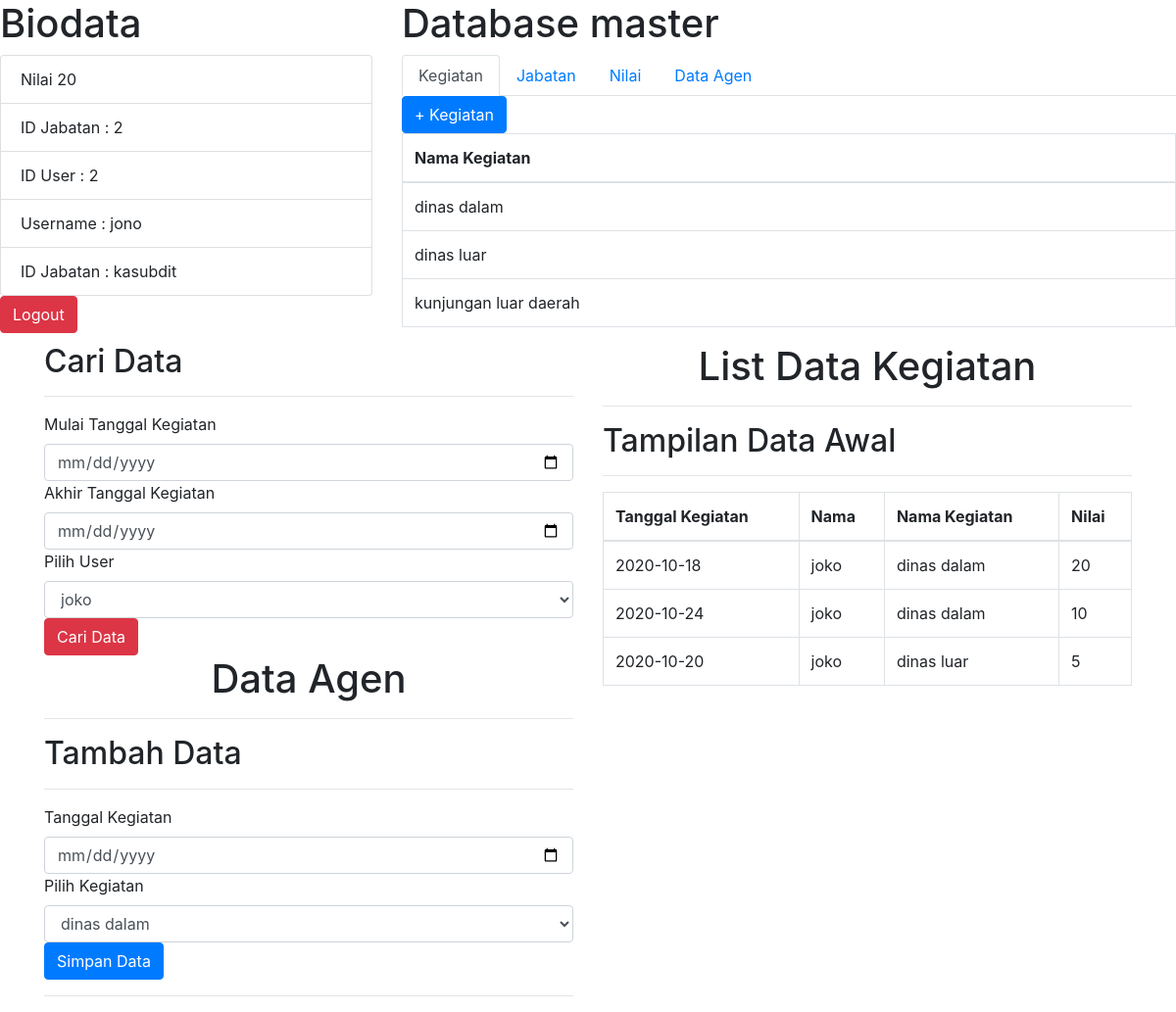
Screenshot of /data.php (signed in) with the database file from the repository.
### tables this page shows
CREATE TABLE `nilai` (
  `id_nilai` int(3) NOT NULL,
  `id_kegiatan` int(3) NOT NULL,
  `id_jabatan` int(3) NOT NULL,
  `point` varchar(255) NOT NULL
);

CREATE TABLE `user` (
  `id_user` int(3) NOT NULL,
  `username` varchar(255) DEFAULT NULL,
  `password` varchar(255) DEFAULT NULL,
  `id_jabatan` int(3) DEFAULT NULL
);

CREATE TABLE `jabatan` (
  `id_jabatan` int(3) NOT NULL,
  `nama_jabatan` varchar(255) DEFAULT NULL
);

CREATE TABLE `kegiatan` (
  `id_kegiatan` int(3) NOT NULL,
  `nama_kegiatan` varchar(255) DEFAULT NULL
);

CREATE TABLE `agen` (
  `id_agen` int(3) NOT NULL,
  `tgl_kegiatan` date DEFAULT NULL,
  `id_user` int(3) NOT NULL,
  `id_kegiatan` int(3) NOT NULL,
  `nilai` varchar(255) DEFAULT NULL
);

### data.php (the view, shortened to what this page needs)
<?php include 'db.php'; ?>
<!DOCTYPE html>
<html lang="en">
<head>
    <link rel="stylesheet" href="https://cdn.jsdelivr.net/npm/bootstrap@4.5.3/dist/css/bootstrap.min.css">
</head>
<body>
<div class="row">
    <div class="col-md-4">
        <h1>Biodata</h1>
        <ul class="list-group">
            <?php
                $id = $_SESSION['id_user'];
                $query_user = mysqli_query($conn,"SELECT * FROM user INNER JOIN jabatan ON jabatan.id_jabatan  = user.id_jabatan WHERE id_user = '$id' ");
                $data_user = mysqli_fetch_array($query_user);
            ?>
            <li class="list-group-item">Nilai
                <?php
                $idjabatan = $_SESSION['id_jabatan'];
                $query_nilai = mysqli_query($conn,"SELECT * FROM nilai");
                while($result_nilai = mysqli_fetch_array($query_nilai)){
                    if($result_nilai['id_kegiatan'] == 2 ){
                        if($result_nilai['id_jabatan'] == $idjabatan){
                            echo $result_nilai['point'];
                        }
                    }
                }
                ?>
            </li>
            <li class="list-group-item">ID Jabatan : <?php echo $data_user['id_jabatan'] ?></li>
            <li class="list-group-item">ID User : <?php echo $data_user['id_user'] ?></li>
            <li class="list-group-item">Username : <?php echo $data_user['username']?></li>
            <li class="list-group-item">ID Jabatan : <?php echo $data_user['nama_jabatan'] ?></li>
        </ul>
        <a href="logout.php" class="btn btn-danger">Logout</a>
    </div>
    <div class="col-md-8">
    <h1>Database master</h1>
    <ul class="nav nav-tabs" id="myTab" role="tablist">
  <li class="nav-item" role="presentation">
    <a class="nav-link active" id="home-tab" data-toggle="tab" href="#home" role="tab" aria-controls="home" aria-selected="true">Kegiatan</a>
  </li>
  <li class="nav-item" role="presentation">
    <a class="nav-link" id="profile-tab" data-toggle="tab" href="#profile" role="tab" aria-controls="profile" aria-selected="false">Jabatan</a>
  </li>
  <li class="nav-item" role="presentation">
    <a class="nav-link" id="contact-tab" data-toggle="tab" href="#contact" role="tab" aria-controls="contact" aria-selected="false">Nilai</a>
  </li>
  <li class="nav-item" role="presentation">
    <a class="nav-link" id="contact-tab" data-toggle="tab" href="#data" role="tab" aria-controls="contact" aria-selected="false">Data Agen</a>
  </li>
</ul>
<div class="tab-content" id="myTabContent">
  <div class="tab-pane fade show active" id="home" role="tabpanel" aria-labelledby="home-tab">
    <button type="button" class="btn btn-primary" data-toggle="modal" data-target="#kegiatan">
    + Kegiatan
    </button>
    <table class="table table-bordered">
        <thead>
            <tr>
                <th>Nama Kegiatan</th>
            </tr>
        </thead>
        <tbody>
            <?php
                $query = mysqli_query($conn,"SELECT * FROM kegiatan");
                while($row = mysqli_fetch_array($query))
                {
                    $data_kegiatan = $row['nama_kegiatan'];
            ?>
            <tr>
                <td><?php echo $data_kegiatan ?></td>
            </tr>
            <?php
                }
            ?>
        </tbody>
    </table>
  </div>
</div>
    </div>
</div>
<div class="container">
<div class="row">
    <div class="col-md-6">
    <h2>Cari Data</h2>
        <hr>
        <form method="post">
            <label for="">Mulai Tanggal Kegiatan</label>
            <input type="date" name="tgl_kegiatan" class="form-control" >
            <label for="">Akhir Tanggal Kegiatan</label>
            <input type="date" name="tgl_kegiatan" class="form-control" >
            <label for="">Pilih User</label>
            <select name="id_user" class="form-control">
                <?php
                $query = mysqli_query($conn,"SELECT * FROM user");
                while($row = mysqli_fetch_array($query))
                {
                    $id_user = $row['id_user'];
                    $username = $row['username'];
                ?>
                <option value="<?php echo $id_user ?>"><?php echo $username ?></option>
                <?php } ?>
            </select>
            <button type="submit" name="cari" class="btn btn-danger">Cari Data</button>
        </form>
        <h1 class="text-center">Data Agen</h1>
        <hr>
        <h2>Tambah Data</h2>
        <hr>
        <form method="post">
            <label for="">Tanggal Kegiatan</label>
            <input type="date" name="tgl_kegiatan" class="form-control" >
            <label for="">Pilih Kegiatan</label>
            <select name="id_kegiatan" class="form-control">
                <?php
                $query = mysqli_query($conn,"SELECT * FROM kegiatan");
                while($row = mysqli_fetch_array($query))
                {
                    $id_kegiatan = $row['id_kegiatan'];
                    $data_kegiatan = $row['nama_kegiatan'];
                ?>
                <option value="<?php echo $id_kegiatan ?>"><?php echo $data_kegiatan ?></option>
                <?php } ?>
            </select>
            <button type="submit" name="agen" class="btn btn-primary">Simpan Data</button>
        </form>
        <hr>
        </div>
        <div class="col-md-6">
        <h1 class="text-center">List Data Kegiatan</h1>
        <hr>
        <?php if(isset($_POST['cari'])){ ?>
            <h2>Tampilan Setelah Cari Data</h2>
        <hr>
            <table class="table table-bordered">
                <thead>
                    <tr>
                        <th>Tanggal Kegiatan</th>
                        <th>Nama</th>
                        <th>Nama Kegiatan</th>
                        <th>Nilai</th>
                    </tr>
                </thead>
                <tbody>
                    <?php
                        $query = mysqli_query($conn,"SELECT * FROM agen INNER JOIN kegiatan on kegiatan.id_kegiatan = agen.id_kegiatan INNER JOIN user on user.id_user = agen.id_user ");
                        while($row = mysqli_fetch_array($query))
                        {
                            $data_tgl = $row['tgl_kegiatan'];
                            $data_kegiatan = $row['nama_kegiatan'];
                            $data_nilai = $row['nilai'];
                            $nama = $row['username'];
                    ?>
                    <tr>
                        <td><?php echo $data_tgl ?></td>
                        <td><?php echo $nama ?></td>
                        <td><?php echo $data_kegiatan ?></td>
                        <td><?php echo $data_nilai ?></td>
                    </tr>
                    <?php
                        }
                    ?>
                </tbody>
            </table>
            <?php }else{ ?>
                <h2>Tampilan Data Awal</h2>
        <hr>
                <table class="table table-bordered">
                <thead>
                    <tr>
                        <th>Tanggal Kegiatan</th>
                        <th>Nama</th>
                        <th>Nama Kegiatan</th>
                        <th>Nilai</th>
                    </tr>
                </thead>
                <tbody>
                    <?php
                        $query = mysqli_query($conn,"SELECT * FROM agen INNER JOIN kegiatan on kegiatan.id_kegiatan = agen.id_kegiatan INNER JOIN user on user.id_user = agen.id_user ");
                        while($row = mysqli_fetch_array($query))
                        {
                            $data_tgl = $row['tgl_kegiatan'];
                            $data_kegiatan = $row['nama_kegiatan'];
                            $data_nilai = $row['nilai'];
                            $nama = $row['username'];
                    ?>
                    <tr>
                        <td><?php echo $data_tgl ?></td>
                        <td><?php echo $nama ?></td>
                        <td><?php echo $data_kegiatan ?></td>
                        <td><?php echo $data_nilai ?></td>
                    </tr>
                    <?php
                        }
                    ?>
                </tbody>
            </table>
            <?php } ?>
        </div>
</div>
</div>
</body>
</html>

### rows the page displays
nilai: point "20"
user: id_jabatan.id_jabatan "2", id_user "2", username "jono", id_jabatan.nama_jabatan "kasubdit"
kegiatan: nama_kegiatan "dinas dalam"
kegiatan: nama_kegiatan "dinas luar"
kegiatan: nama_kegiatan "kunjungan luar daerah"
agen: tgl_kegiatan "2020-10-18", id_user.username "joko", id_kegiatan.nama_kegiatan "dinas dalam", nilai "20"
agen: tgl_kegiatan "2020-10-24", id_user.username "joko", id_kegiatan.nama_kegiatan "dinas dalam", nilai "10"
agen: tgl_kegiatan "2020-10-20", id_user.username "joko", id_kegiatan.nama_kegiatan "dinas luar", nilai "5"

### other values shown
form field id_user "joko"
form field id_kegiatan "dinas dalam"
